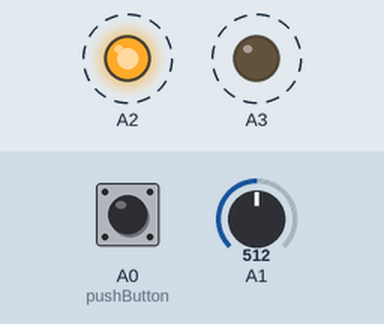
Recording of a sketch running on a simulated Arduino Uno, built with avr-gcc and run on an emulated ATmega328P. Parts: output pins drawn as LEDs (lit = HIGH). Dashed ring = blinking. The test bench sets the inputs (shaded band); at power-on: A1 = 512, A0 (pushButton) LOW. What the sketch prints to the serial monitor is not drawn.

Above: at 1.25 s.
1.3 s: A1 set to 781
4.3 s: A1 set to 813
At 4.6 s:
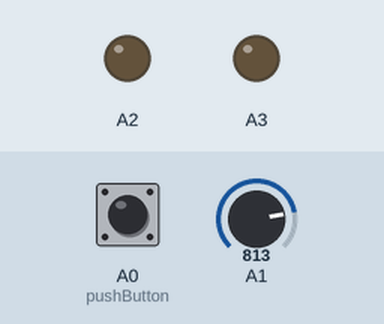
5.8 s: A0 (pushButton) pulled HIGH for 3.2 s
At 6.5 s:
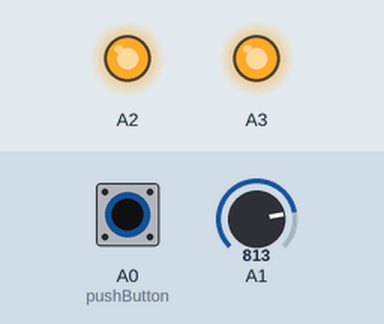
Timing chart, 0 to 10.5 s (numbered marks = the images above; inputs shaded):
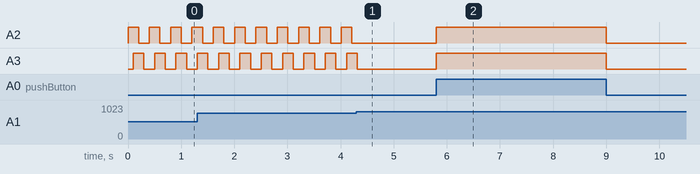

The sketch:

Jun17_assignment.ino
```cpp
// Ilya
// Jun 17

int pushButton = A0;

void setup() {

  Serial.begin(9600);
  pinMode(pushButton, INPUT);
  pinMode(A2, OUTPUT);
  pinMode(A3, OUTPUT);

}

void loop() {

  int buttonState = digitalRead(pushButton);
  int sensorValue = analogRead(A1);

  if (buttonState == HIGH) {
    digitalWrite(A2, HIGH);
    digitalWrite(A3, HIGH);
  }

  if (buttonState == LOW) {
    digitalWrite(A2, LOW);
    digitalWrite(A3, LOW);
  }

  if (sensorValue < 800) {
    digitalWrite(A2, HIGH);
    delay(100);
    digitalWrite(A3, HIGH);
    delay(100);
    digitalWrite(A2, LOW);
    delay(100);
    digitalWrite(A3, LOW);
    delay(100);
  }

  Serial.println(buttonState);
  delay(1);
}
```

Measured:
- the behaviour switches between 799 and 800 on A1 (found by bisection; images 0 and 1)
- after the input at 4.3 s, A2: stops changing and stays LOW; A3: goes on until 4.3 s, then stays LOW
- after the input at 5.8 s, A2, A3: LOW → HIGH at once, → LOW 3.2 s later
- by itself, A2, A3: alternates HIGH for 0.20 s and LOW for 0.20 s
